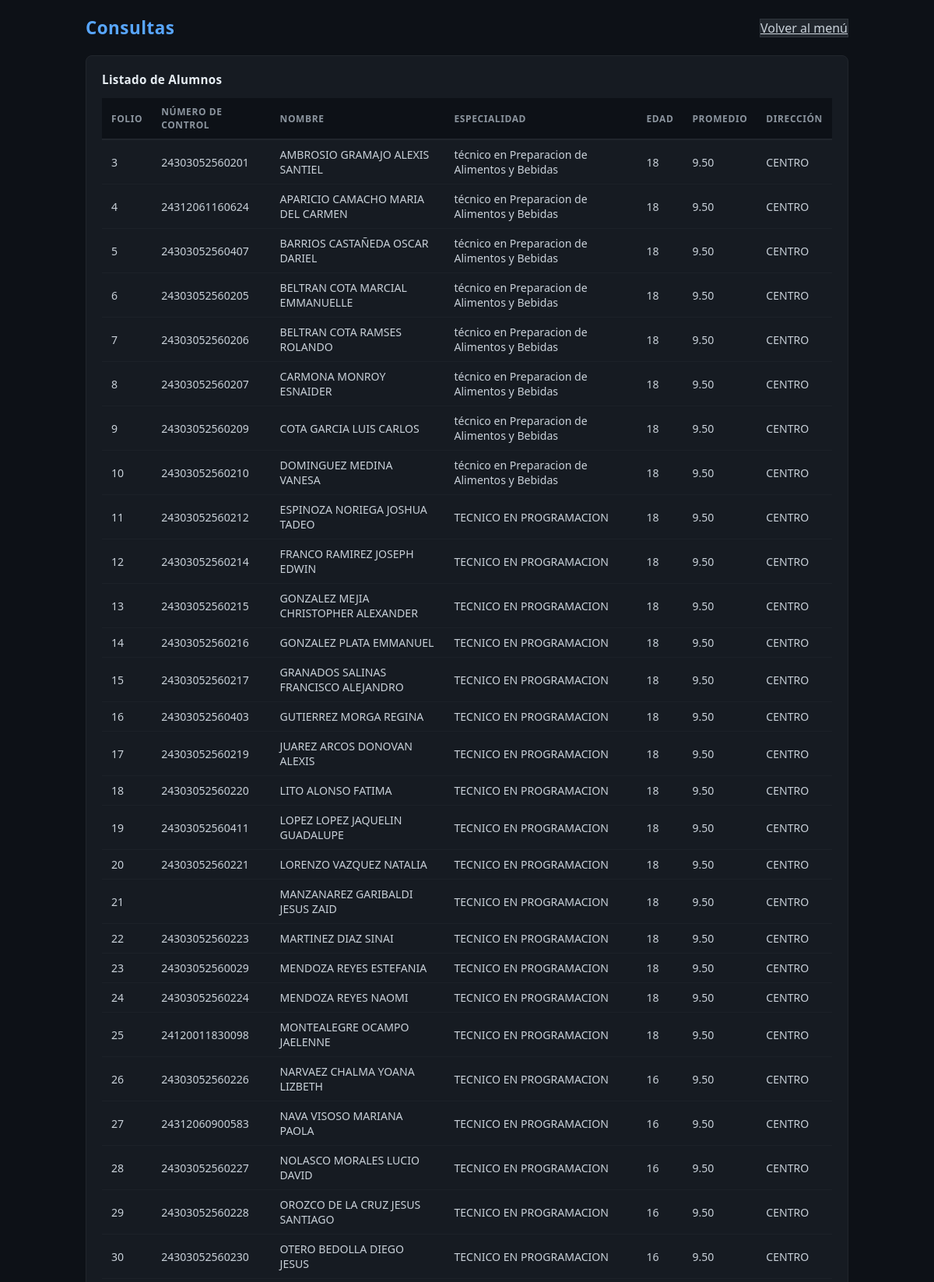
The page /ConsultarAlumnos.php (upper part) on the database its author committed.
### tables this page shows
CREATE TABLE `alumnos` (
  `folio` int(10) UNSIGNED NOT NULL,
  `numero_control` bigint(20) UNSIGNED DEFAULT NULL,
  `nombre` varchar(150) NOT NULL,
  `edad` tinyint(3) UNSIGNED DEFAULT NULL,
  `especialidad` varchar(100) DEFAULT NULL,
  `direccion` varchar(255) DEFAULT NULL,
  `promedio` decimal(4,2) NOT NULL,
  `sexo` enum('F','M') NOT NULL DEFAULT 'F'
);

### ConsultarAlumnos.php (the view, shortened to what this page needs)
<?php
include("Conexion.php");
$sql = "SELECT * FROM alumnos";
$result = $conn->query($sql);
?>
<!DOCTYPE html>
<html lang="es">
<head>
</head>
<body>
<div class="container">
  <div class="top-bar">
    <h1>Consultas</h1>
    <a href="index.php" class="btn-gray">Volver al menú</a>
  </div>
  <div class="card">
    <h2>Listado de Alumnos</h2>
    <table>
        <tr>
            <th>Folio</th>
            <th>Número de Control</th>
            <th>Nombre</th>
            <th>Especialidad</th>
            <th>Edad</th>
            <th>Promedio</th>
            <th>Dirección</th>
        </tr>
        <?php
        if ($result->num_rows > 0) {
            while ($row = $result->fetch_assoc()) {
                echo "<tr>
                        <td>{$row['folio']}</td>
                        <td>{$row['numero_control']}</td>
                        <td>{$row['nombre']}</td>
                        <td>{$row['especialidad']}</td>
                        <td>{$row['edad']}</td>
                        <td>{$row['promedio']}</td>
                        <td>{$row['direccion']}</td>
                      </tr>";
            }
        } else {
            echo "<tr><td colspan='7'>No hay registros</td></tr>";
        }
        ?>
    </table>
  </div>
</div>
</body>
</html>

### ConsultarAlumnos.php (style rules this page uses)
*, *::before, *::after { box-sizing: border-box; margin: 0; padding: 0; }
body { font-family: 'Segoe UI', sans-serif; background: #0d1117; color: #c9d1d9; min-height: 100vh; padding: 20px 16px 60px; }
.container { max-width: 980px; margin: 0 auto; }
.top-bar { display: flex; justify-content: space-between; align-items: center; margin-bottom: 20px; flex-wrap: wrap; gap: 10px; }
h1 { font-size: 1.4rem; color: #58a6ff; letter-spacing: 0.5px; }
.card { background: #161b22; border: 1px solid #21262d; border-radius: 8px; padding: 20px; margin-bottom: 20px; }
.card h2 { font-size: 0.95rem; color: #e6edf3; margin-bottom: 14px; letter-spacing: 0.3px; }
table { width: 100%; border-collapse: collapse; font-size: 0.88rem; }
th { background: #0d1117; padding: 9px 12px; text-align: left; border-bottom: 2px solid #21262d; color: #8b949e; font-size: 0.75rem; text-transform: uppercase; letter-spacing: 0.6px; }
td { padding: 9px 12px; border-bottom: 1px solid #1c2128; vertical-align: middle; }
.btn-gray { background: #21262d; color: #c9d1d9; border: 1px solid #30363d; }

### rows shown on the page
alumnos: folio "3", numero_control "24303052560201", nombre "AMBROSIO GRAMAJO ALEXIS SANTIEL", especialidad "técnico en Preparacion de Alimentos y Bebidas", edad "18", promedio "9.50", direccion "CENTRO"
alumnos: folio "4", numero_control "24312061160624", nombre "APARICIO CAMACHO MARIA DEL CARMEN", especialidad "técnico en Preparacion de Alimentos y Bebidas", edad "18", promedio "9.50", direccion "CENTRO"
alumnos: folio "5", numero_control "24303052560407", nombre "BARRIOS CASTAÑEDA OSCAR DARIEL", especialidad "técnico en Preparacion de Alimentos y Bebidas", edad "18", promedio "9.50", direccion "CENTRO"
alumnos: folio "6", numero_control "24303052560205", nombre "BELTRAN COTA MARCIAL EMMANUELLE", especialidad "técnico en Preparacion de Alimentos y Bebidas", edad "18", promedio "9.50", direccion "CENTRO"
alumnos: folio "7", numero_control "24303052560206", nombre "BELTRAN COTA RAMSES ROLANDO", especialidad "técnico en Preparacion de Alimentos y Bebidas", edad "18", promedio "9.50", direccion "CENTRO"
alumnos: folio "8", numero_control "24303052560207", nombre "CARMONA MONROY ESNAIDER", especialidad "técnico en Preparacion de Alimentos y Bebidas", edad "18", promedio "9.50", direccion "CENTRO"
alumnos: folio "9", numero_control "24303052560209", nombre "COTA GARCIA LUIS CARLOS", especialidad "técnico en Preparacion de Alimentos y Bebidas", edad "18", promedio "9.50", direccion "CENTRO"
alumnos: folio "10", numero_control "24303052560210", nombre "DOMINGUEZ MEDINA VANESA", especialidad "técnico en Preparacion de Alimentos y Bebidas", edad "18", promedio "9.50", direccion "CENTRO"
alumnos: folio "11", numero_control "24303052560212", nombre "ESPINOZA NORIEGA JOSHUA TADEO", especialidad "TECNICO EN PROGRAMACION", edad "18", promedio "9.50", direccion "CENTRO"
alumnos: folio "12", numero_control "24303052560214", nombre "FRANCO RAMIREZ JOSEPH EDWIN", especialidad "TECNICO EN PROGRAMACION", edad "18", promedio "9.50", direccion "CENTRO"
alumnos: folio "13", numero_control "24303052560215", nombre "GONZALEZ MEJIA CHRISTOPHER ALEXANDER", especialidad "TECNICO EN PROGRAMACION", edad "18", promedio "9.50", direccion "CENTRO"
alumnos: folio "14", numero_control "24303052560216", nombre "GONZALEZ PLATA EMMANUEL", especialidad "TECNICO EN PROGRAMACION", edad "18", promedio "9.50", direccion "CENTRO"
alumnos: folio "15", numero_control "24303052560217", nombre "GRANADOS SALINAS FRANCISCO ALEJANDRO", especialidad "TECNICO EN PROGRAMACION", edad "18", promedio "9.50", direccion "CENTRO"
alumnos: folio "16", numero_control "24303052560403", nombre "GUTIERREZ MORGA REGINA", especialidad "TECNICO EN PROGRAMACION", edad "18", promedio "9.50", direccion "CENTRO"
alumnos: folio "17", numero_control "24303052560219", nombre "JUAREZ ARCOS DONOVAN ALEXIS", especialidad "TECNICO EN PROGRAMACION", edad "18", promedio "9.50", direccion "CENTRO"
alumnos: folio "18", numero_control "24303052560220", nombre "LITO ALONSO FATIMA", especialidad "TECNICO EN PROGRAMACION", edad "18", promedio "9.50", direccion "CENTRO"
alumnos: folio "19", numero_control "24303052560411", nombre "LOPEZ LOPEZ JAQUELIN GUADALUPE", especialidad "TECNICO EN PROGRAMACION", edad "18", promedio "9.50", direccion "CENTRO"
alumnos: folio "20", numero_control "24303052560221", nombre "LORENZO VAZQUEZ NATALIA", especialidad "TECNICO EN PROGRAMACION", edad "18", promedio "9.50", direccion "CENTRO"
alumnos: folio "21", nombre "MANZANAREZ GARIBALDI JESUS ZAID", especialidad "TECNICO EN PROGRAMACION", edad "18", promedio "9.50", direccion "CENTRO"
alumnos: folio "22", numero_control "24303052560223", nombre "MARTINEZ DIAZ SINAI", especialidad "TECNICO EN PROGRAMACION", edad "18", promedio "9.50", direccion "CENTRO"
alumnos: folio "23", numero_control "24303052560029", nombre "MENDOZA REYES ESTEFANIA", especialidad "TECNICO EN PROGRAMACION", edad "18", promedio "9.50", direccion "CENTRO"
alumnos: folio "24", numero_control "24303052560224", nombre "MENDOZA REYES NAOMI", especialidad "TECNICO EN PROGRAMACION", edad "18", promedio "9.50", direccion "CENTRO"
alumnos: folio "25", numero_control "24120011830098", nombre "MONTEALEGRE OCAMPO JAELENNE", especialidad "TECNICO EN PROGRAMACION", edad "18", promedio "9.50", direccion "CENTRO"
alumnos: folio "26", numero_control "24303052560226", nombre "NARVAEZ CHALMA YOANA LIZBETH", especialidad "TECNICO EN PROGRAMACION", edad "16", promedio "9.50", direccion "CENTRO"
alumnos: folio "27", numero_control "24312060900583", nombre "NAVA VISOSO MARIANA PAOLA", especialidad "TECNICO EN PROGRAMACION", edad "16", promedio "9.50", direccion "CENTRO"
alumnos: folio "28", numero_control "24303052560227", nombre "NOLASCO MORALES LUCIO DAVID", especialidad "TECNICO EN PROGRAMACION", edad "16", promedio "9.50", direccion "CENTRO"
alumnos: folio "29", numero_control "24303052560228", nombre "OROZCO DE LA CRUZ JESUS SANTIAGO", especialidad "TECNICO EN PROGRAMACION", edad "16", promedio "9.50", direccion "CENTRO"
alumnos: folio "30", numero_control "24303052560230", nombre "OTERO BEDOLLA DIEGO JESUS", especialidad "TECNICO EN PROGRAMACION", edad "16", promedio "9.50", direccion "CENTRO"
